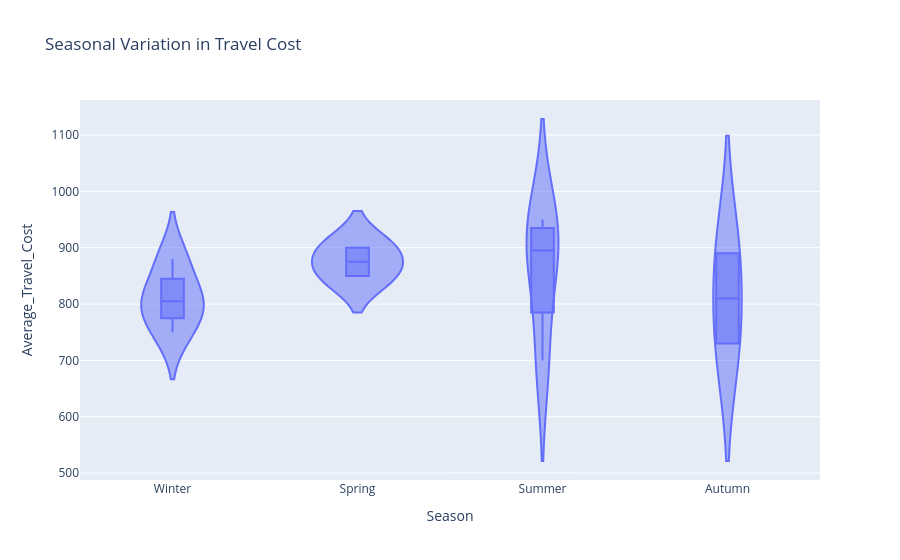

The code cell stored with this chart in its notebook:
### Code cell
violin = px.violin(df, x = 'Season', y = 'Average_Travel_Cost' , box= True, title = 'Seasonal Variation in Travel Cost')
violin.show()

### Figure 1 — Plotly figure (JSON) as saved in the notebook; plotly's stock layout.template omitted (floating-point values rounded to 4 significant figures)
{"data": [{"alignmentgroup": "True", "box": {"visible": true}, "hovertemplate": "Season=%{x}<br>Average_Travel_Cost=%{y}<extra></extra>", "legendgroup": "", "marker": {"color": "#636efa"}, "name": "", "offsetgroup": "", "orientation": "v", "scalegroup": "True", "showlegend": false, "type": "violin", "x": ["Winter", "Winter", "Spring", "Spring", "Summer", "Summer", "Summer", "Summer", "Autumn", "Autumn", "Winter", "Winter"], "x0": " ", "xaxis": "x", "y": [800, 750, 900, 850, 700, 950, 920, 870, 890, 730, 810, 880], "y0": " ", "yaxis": "y"}], "layout": {"legend": {"tracegroupgap": 0}, "title": {"text": "Seasonal Variation in Travel Cost"}, "violinmode": "group", "xaxis": {"anchor": "y", "domain": [0, 1], "title": {"text": "Season"}}, "yaxis": {"anchor": "x", "domain": [0, 1], "title": {"text": "Average_Travel_Cost"}}}}
